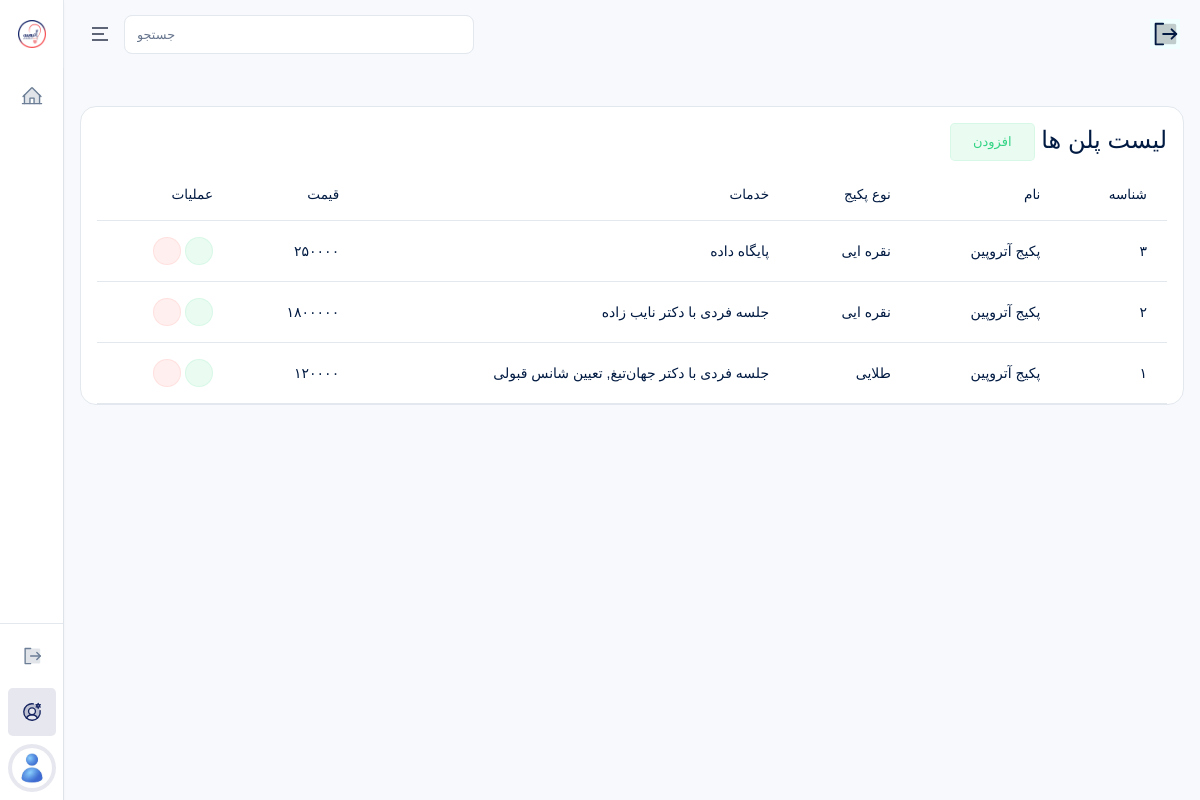
Screenshot of /accounts/admins/packages/ (signed in) with the database file from the repository.
### payments/models.py (models this page shows, shortened)
class Package(models.Model):
    SERVICE_CHOICES = (
        ("1", "جلسه فردی با دکتر نایب زاده"),
        ("2", "جلسه فردی با دکتر جهان‌تیغ"),
        ("3", "تحلیل شخصیت"),
        ("4", "تعیین شانس قبولی"),
        ("5", "پایگاه داده"),
    )
    TYPE_CHOICES = (
        ("1", "برنزی"),
        ("2", "نقره ایی"),
        ("3", "طلایی"),
    )
    name = models.CharField(
        max_length=200,
        verbose_name="نام"
    )
    service = MultiSelectField(
        max_length=100,
        choices=SERVICE_CHOICES,
        verbose_name="خدمات"
    )
    type = models.CharField(
        max_length=1,
        choices=TYPE_CHOICES,
        verbose_name="نوع پکیج"
    )
    content = CKEditor5Field(
        "معرفی و توضیحات",
        config_name="default",
        null=True,
        blank=True
    )
    price_before_discount = models.DecimalField(
        max_digits=12,
        decimal_places=0,
        verbose_name="قیمت قبل از تخفیف (اختیاری)",
        null=True,
        blank=True
    )
    total_price = models.DecimalField(
        max_digits=12,
        decimal_places=0,
        verbose_name="قیمت به تومان"
    )
    is_public = models.BooleanField(
        default=True,
        verbose_name="نمایش عمومی"
    )
    class Meta:
        verbose_name = "پلن"
        verbose_name_plural = "پلن ها"
        ordering = ["-id"]

### accounts/views.py (the view)
# urls.py: path("admins/packages/", PackageListView.as_view(), name="package_list"),
class PackageListView(RoleRequiredMixin, SuperAdminSidebarContextMixin, ListView):
    allowed_roles = ["super_admin"]
    model = Package
    template_name = "accounts/admins/package_list.html"
    context_object_name = "packages"

### accounts/mixins.py (called while the page is built)
    def get_context_data(self, **kwargs):
        context = super().get_context_data(**kwargs)
        context.update({
            "PlansIntroductionCreated": PlansIntroduction.objects.first(),
            "CounselingIntroductionCreated": CounselingIntroduction.objects.first(),
            "EstimationIntroductionCreated": EstimationIntroduction.objects.first(),
            "ChoiceIntroductionCreated": ChoiceIntroduction.objects.first(),
            "LiveIntroductionCreated": LiveIntroduction.objects.first(),
            "AboutUsIntroductionCreated": AboutUsIntroduction.objects.first(),
            "DataIntroductionCreated": DataIntroduction.objects.first(),
        })
        return context

    def test_func(self):
        return (
            self.request.user.is_authenticated and
            self.request.user.role in self.allowed_roles and
            not self.request.user.is_suspended
        )

### pages/views.py (called while the page is built, shortened)
def global_context(request):
    has_database_service = False
    wallet = False
    nayeb_link = Consultant.objects.filter(
        user__last_name="نایب زاده"
    ).first()
    try:
        nayeb_consultant_open = User.objects.filter(id=73).first().user_consultant.show_schedules
        jahan_consultant_open = User.objects.filter(id=74).first().user_consultant.show_schedules
    except:
        nayeb_consultant_open = False
        jahan_consultant_open = False
    return {
        "has_database_service": has_database_service,
        "nayeb_link": nayeb_link,
        "wallet": wallet,
        "nayeb_consultant_open": nayeb_consultant_open,
        "jahan_consultant_open": jahan_consultant_open,
    }

### templates/accounts/admins/package_list.html (shortened to what this page needs)
{% extends 'bases/dashboard.html' %}
{% load static %}
{% block content %}
<div class="table-responsive" dir="rtl">
    <div class="card-header justify-content-between">
        <div class="card-title">
            <h4>
                لیست پلن ها
                <a href="{% url 'package_add' %}">
                    <span class="btn btn-success-transparent">افزودن</span>
                </a>
            </h4>
        </div>
    </div>
    <table class="table text-nowrap table-hover">
        <thead>
            <tr>
                <th scope="col">شناسه</th>
                <th scope="col">نام</th>
                <th scope="col">نوع پکیج</th>
                <th scope="col">خدمات</th>
                <th scope="col">قیمت</th>
                <th scope="col">عملیات</th>
            </tr>
        </thead>
        <tbody>
            {% for package in packages %}
            <tr>
                <td>
                    {{ package.id }}
                </td>
                <td>
                    {{ package.name }}
                </td>
                <td>
                    {{ package.get_type_display }}
                </td>
                <td>
                    {{ package.get_service_display }}
                </td>
                <td>{{ package.total_price }}</td>
                <td>
                    <a href="{% url 'package_edit' package.id %}" class="btn btn-icon btn-sm btn-success-transparent rounded-pill">
                        <i class="ri-edit-2-line"></i>
                    </a>
                    <a href="{% url 'package_delete' package.id %}" class="btn btn-icon btn-sm btn-danger-transparent rounded-pill">
                        <i class="ri-delete-bin-line"></i>
                    </a>
                </td>
            </tr>
            {% empty %}
            <tr>
                <td colspan="6" style="text-align: center;">
                    موردی یافت نشد.
                </td>
            </tr>
            {% endfor %}
        </tbody>
    </table>
</div>
{% endblock %}

### rows the page displays
Package: id "۳", name "پکیج آتروپین", type "نقره ایی", service "پایگاه داده", total_price "۲۵۰۰۰۰"
Package: id "۲", name "پکیج آتروپین", type "نقره ایی", service "جلسه فردی با دکتر نایب زاده", total_price "۱۸۰۰۰۰۰"
Package: id "۱", name "پکیج آتروپین", type "طلایی", service "جلسه فردی با دکتر جهان‌تیغ, تعیین شانس قبولی", total_price "۱۲۰۰۰۰"
